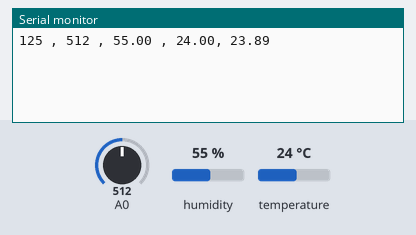
Bench run of a sketch on a simulated ESP8266 (NodeMCU). Shown: the last lines printed to the serial monitor. Inputs (shaded band) come from the test bench; at power-on: humidity 55 %, A0 = 512, temperature 24 °C.

Above: at 6.2 s.
6.3 s: humidity set to 22 %
9.1 s: A0 set to 716
At 11.5 s:
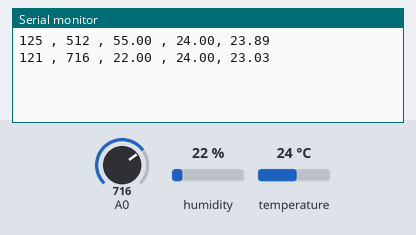
11.9 s: temperature set to 12 °C
14.7 s: A0 set to 900
At 16.2 s:
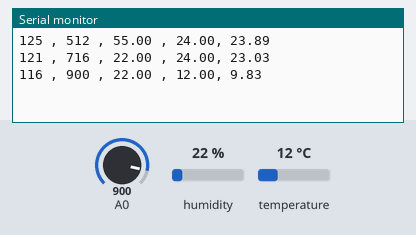
17.5 s: humidity set to 40 %
At 20.9 s:
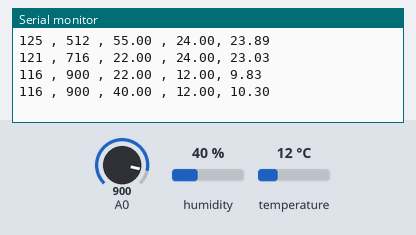
Timing chart, 0 to 21.3 s (numbered marks = the images above; inputs shaded):
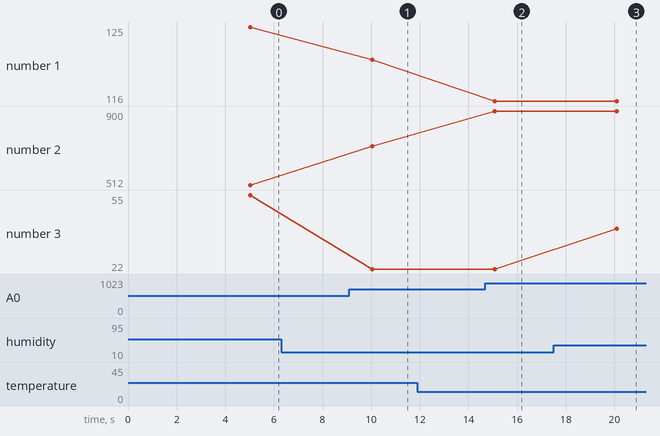

The sketch:

sensorsV1.ino
```cpp
/******************************************************************************************************************
* Authors: Shir, Hodaya and Alexey
* Version: 1.0
 ******************************************************************************************************************/
// libraries
#include <Wire.h> // Only needed for Arduino 1.6.5 and earlier
#include "SSD1306Wire.h" // legacy include: `#include "SSD1306.h"`
#include "DHT.h"

// Initialize the light intensity sensor
#define InPin 12
int value_light ;

// Initialize DHT sensor
// as the current DHT reading algorithm adjusts itself to work on faster procs.
#define DHTPIN 14         // what digital pin we're connected to
#define DHTTYPE DHT11     // DHT 11// Uncomment whatever type you're using!
DHT dht(DHTPIN, DHTTYPE);

// Initialize the soil moisture sensor
int sensor_pin = 0;       // sensor input at Analog pin A0
int value_moisture;

void setup() {
  Serial.begin(9600);
  /*start DHT sensor */
  dht.begin();
  delay(5000);
}

void loop() {
  // **************************************************************************************** Light Sensor ****************************************************************
  value_light = analogRead( InPin );

  // ***************************************************************************************** DHT Sensor *****************************************************************
  // DHT Sensor (Temp.& Humidity)
  // Reading temperature or humidity takes about 250 milliseconds!
  // Sensor readings may also be up to 2 seconds 'old' (its a very slow sensor)
  float h = dht.readHumidity();
  // Read temperature as Celsius (the default) and as Fahrenheit (isFahrenheit = true)
  float t = dht.readTemperature();
  float f = dht.readTemperature(true);
  // Check if any reads failed and exit early (to try again).
  if (isnan(h) || isnan(t) || isnan(f)) {
    Serial.println("Failed to read from DHT sensor!");
    delay(5000);
    return;
  }
  // Compute heat index in Celsius (isFahreheit = false)
  float hic = dht.computeHeatIndex(t, h, false);

  // ************************************************************************************* Soil Moisture Sensor ***********************************************************
  /*
   * When taking the analog output from the soil moisture sensor, the sensor gives us a value from 0 to 4095.
   * The moisture is measured in percentage, so we will map these values from 0 to 100 and then we will show these values on the serial monitor.
   */
  value_moisture = analogRead(sensor_pin);
  value_moisture = map( value_moisture, 4095, 0, 0, 100) + 39;

  // ************************************************************************************* MQTT ***************************************************************************
  //                         Soil Moisture                 Light                     Humidity           Temperature          Heat index
  String send_message = String(value_moisture) + " , " +String(value_light) + " , " + String(h) + " , " + String(t) + ", " + String(hic);
  Serial.println(send_message);

  // Wait between measurements
  delay(5000);
}
```

Measured:
- after the input at 9.1 s, the serial monitor: prints a new line after 0.95 s (image 1)
- after the input at 14.7 s, the serial monitor: prints a new line after 0.37 s (image 2)
- after the input at 17.5 s, the serial monitor: prints a new line after 2.6 s (image 3)
- plotted number 1: 125 → 121 after the input at 9.1 s, 121 → 116 after the input at 14.7 s
- plotted number 2: 512 → 716 after the input at 9.1 s, 716 → 900 after the input at 14.7 s
- plotted number 3: 22 → 40 after the input at 17.5 s
